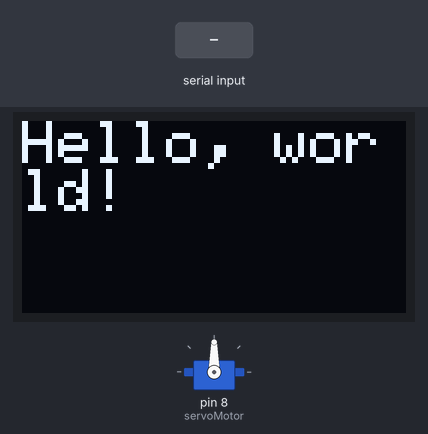
This sketch was run on a simulated Arduino Uno, built with avr-gcc and run on an emulated ATmega328P. Shown: 128×64 one-colour display, servo. Inputs (shaded band) come from the test bench.

Above: at 1.2 s.
1.3 s: "90,45\n" received over Serial
At 2.0 s:
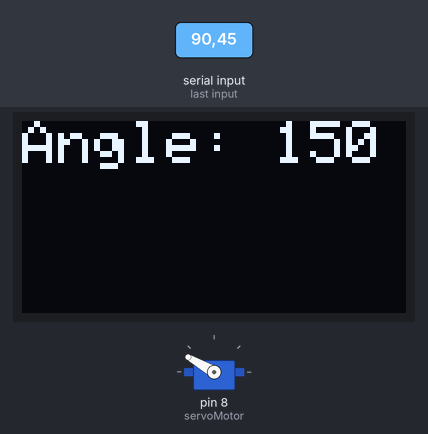
2.8 s: "200\n" received over Serial
At 3.2 s:
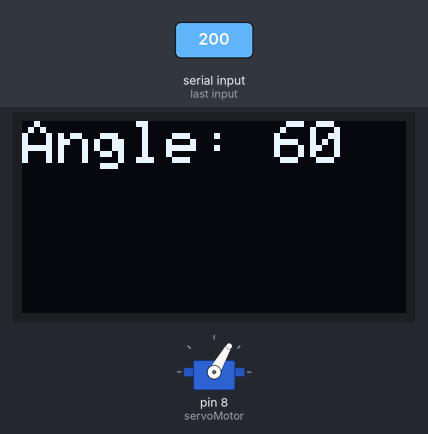
4.3 s: "30,150\n" received over Serial
At 5.2 s:
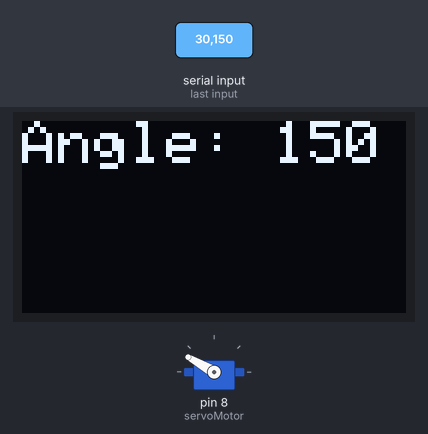
Timing chart, 0 to 7.3 s (numbered marks = the images above; inputs shaded):
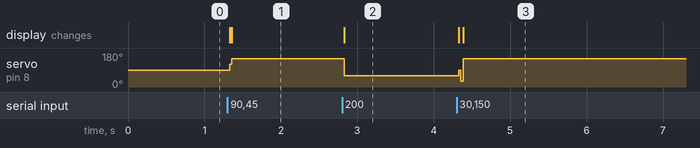

The sketch:

02.ino
```cpp
#include <Arduino.h>
#include <Wire.h>
#include <Adafruit_GFX.h>
#include <Adafruit_SSD1306.h>
#include <Servo.h>

#define SCREEN_WIDTH 128
#define SCREEN_HEIGHT 64
#define OLED_RESET    -1
Adafruit_SSD1306 display(SCREEN_WIDTH, SCREEN_HEIGHT, &Wire, OLED_RESET);

Servo servoMotor;

void setup() {
  Serial.begin(9600);

  display.begin(SSD1306_SWITCHCAPVCC, 0x3C);
  display.clearDisplay();
  display.setTextSize(2);
  display.setTextColor(SSD1306_WHITE);
  display.setCursor(0, 0);
  display.println(F("Hello, world!"));
  display.display();

  servoMotor.attach(8); // 서보 모터를 8번 핀에 연결
  servoMotor.write(90); // 서보 모터의 초기 각도를 90도로 설정
}

void loop() {
  if (Serial.available() > 0) {
    char inputChar = Serial.read();

    if (inputChar >= '1' && inputChar <= '5') {
      int angle = (inputChar - '0') * 30; // 입력된 숫자에 해당하는 각도 계산 (1-30, 2-60, 3...)
      servoMotor.write(angle); // 서보 모터를 계산한 각도로 회전

      display.clearDisplay();
      display.setCursor(0, 0);
      display.print("Angle: ");
      display.print(angle);
      display.display();
    }
  }
}
```

Measured:
- after the input at 1.3 s, servo on pin 8 (servoMotor): 90° → 150° at once; the display: first changes at once (image 1 shows a later state)
- after the input at 2.8 s, servo on pin 8 (servoMotor): 150° → 60° at once; the display: changes at once (image 2)
- after the input at 4.3 s, servo on pin 8 (servoMotor): 60° → 150° at once; the display: first changes at once (image 3 shows a later state)
